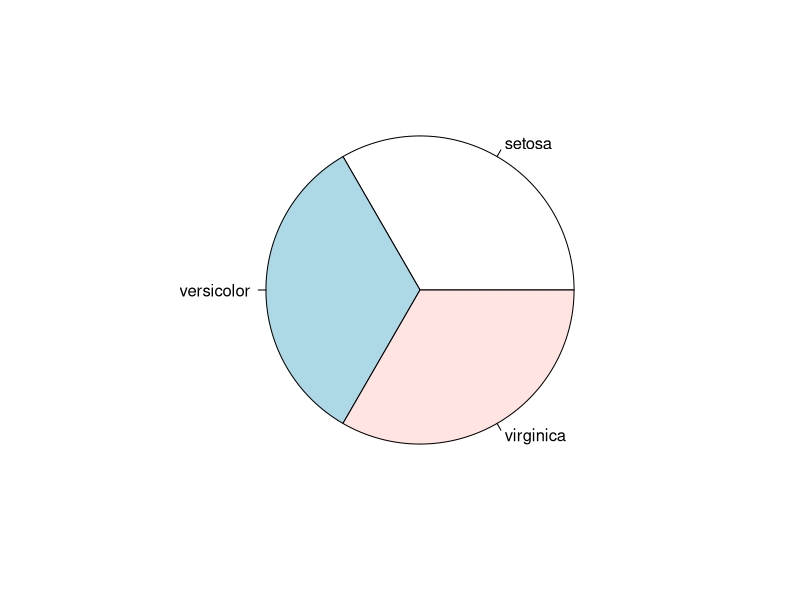
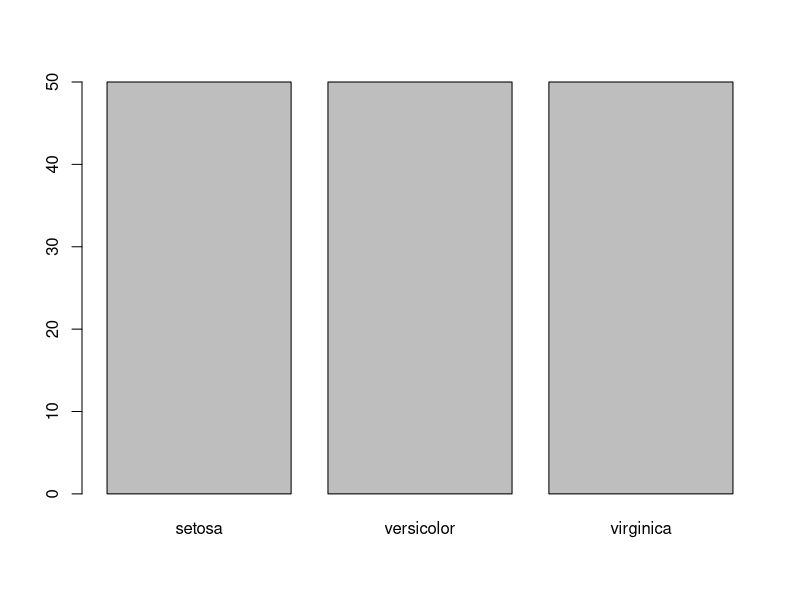
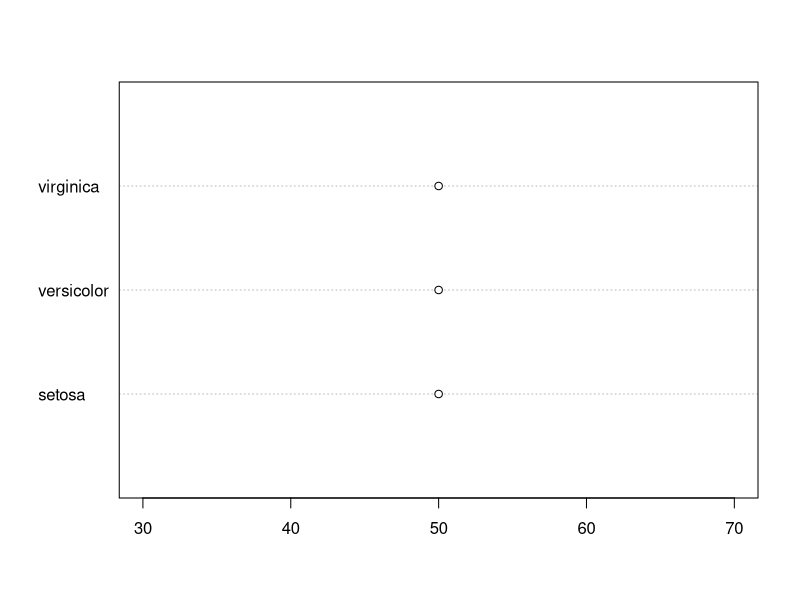
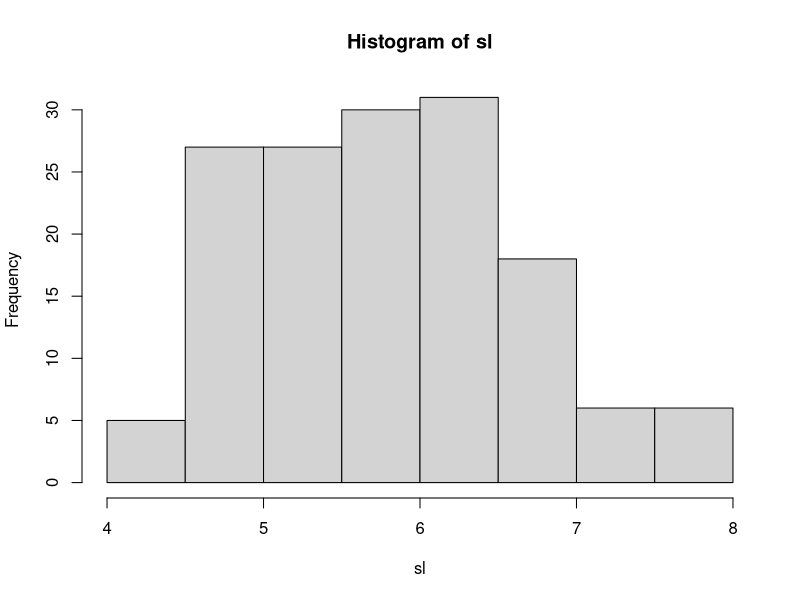
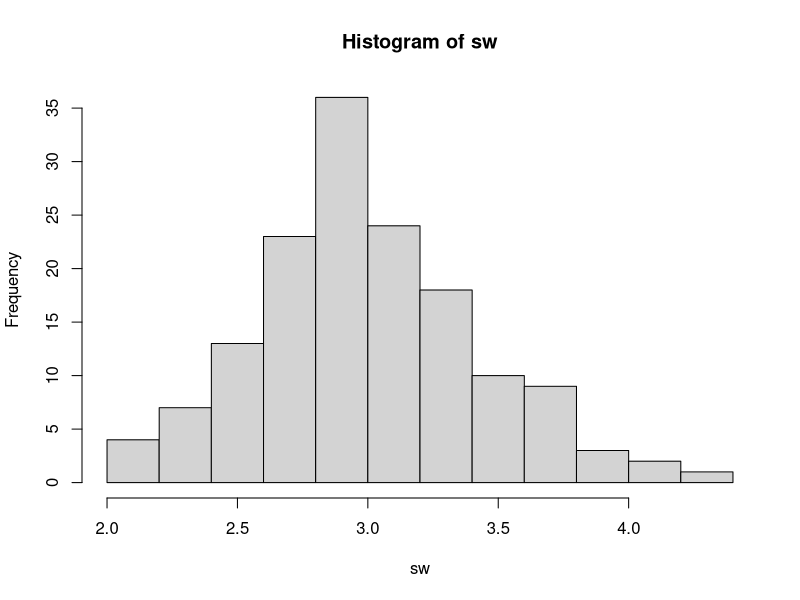
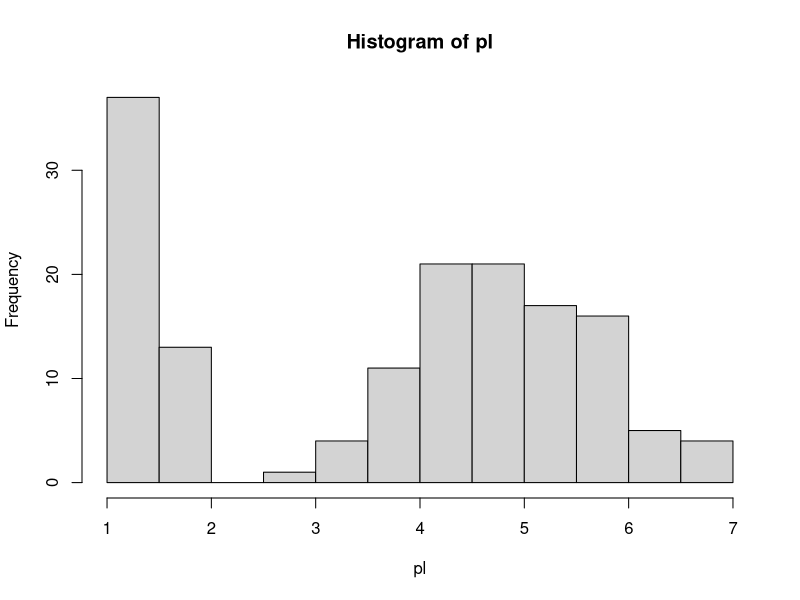
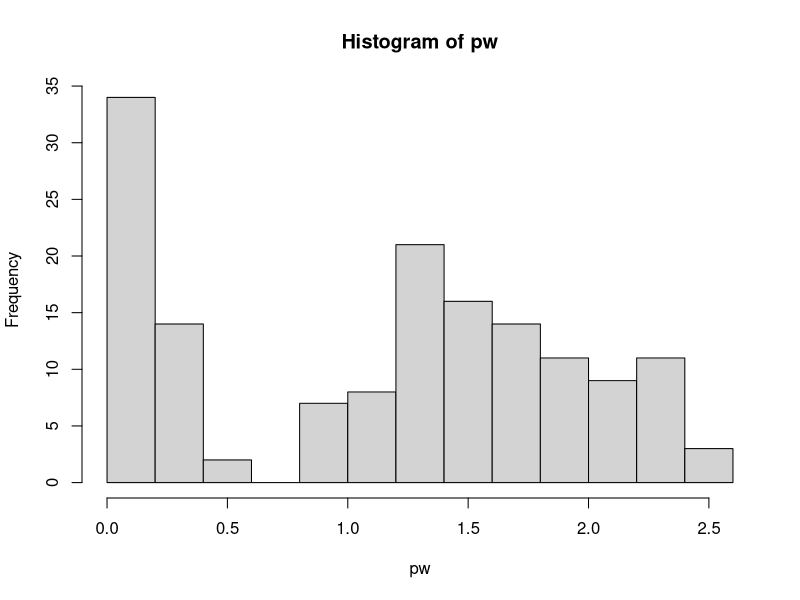

Write R code to recreate these figures, in order. (Note: this script raises an error after producing the figures.)
### Projet Iris statistic

data("iris")
### 1. Data exploration

## 1.1
sl = iris[["Sepal.Length"]] #Numeric
sw = iris[["Sepal.Width"]]  #Numeric
pl = iris[["Petal.Length"]] #Numeric
pw = iris[["Petal.Width"]]  #Numeric
sp = iris[["Species"]]      #Qualitative

## 1.2
# Sepal Length
summary(sl)
# Min. 1st Qu.  Median    Mean 3rd Qu.    Max. 
#4.300   5.100   5.800   5.843   6.400   7.900 

# Sepal Width
summary(sw)
# Min. 1st Qu.  Median    Mean 3rd Qu.    Max. 
#2.000   2.800   3.000   3.057   3.300   4.400 

# Petal Length
summary(pl)
# Min. 1st Qu.  Median    Mean 3rd Qu.    Max. 
#1.000   1.600   4.350   3.758   5.100   6.900 

# Petal Width
summary(pw)
# Min. 1st Qu.  Median    Mean 3rd Qu.    Max. 
#0.100   0.300   1.300   1.199   1.800   2.500

## 1.3 and 1.4
# Frequency for each categorical variables
summary(sp) / length(sp)
#    setosa versicolor  virginica 
# 0.3333333  0.3333333  0.3333333


### 2. Graphic data reprensentation

## 2.5
# pie, barplot, dotchart
pie(summary(sp))
barplot(summary(sp))
dotchart(summary(sp))
# Data are equaly distributed

## 2.6
# Histogram for each numeric variable
hist(sl)
hist(sw)
hist(pl)
hist(pw)

## 2.7
# Histogram for each numeric variable per species
# install install.packages("ggplot2")
qplot(x = Sepal.Width,
      data = iris,
      binwidth = 0.2,
      fill = Species,
      xlab = "Sepal Width (cm)")

## 2.8
# Plot and Sunflowerplot 
plot(iris$Petal.Length, iris$Petal.Width)
sunflowerplot(iris$Petal.Length, iris$Petal.Width)
# With the plot we can see that some of observations have been plotted on top of each other.
# Sunflowerplot indicates this number via the petal of the sunflower 

## 2.9
# Scatter plot
pairs(iris[1:5], main = "Edgar Anderson's Iris Data", pch = 21, bg = c("red", "green3", "blue")[unclass(iris$Species)])
# Petal.Length and Petal.Width are the most useful features to identify various flower types.
# While Setosa can be easily identified (linearly separable, red points), virginica and Versicolor have 
# some overlap (almost linearly separable).

### 3. Regression Analysis
## 2.10
# Khi_Square
linearMod <- lm( ~ Species, data=iris)  # build linear regression model on full data
print(linearMod)
